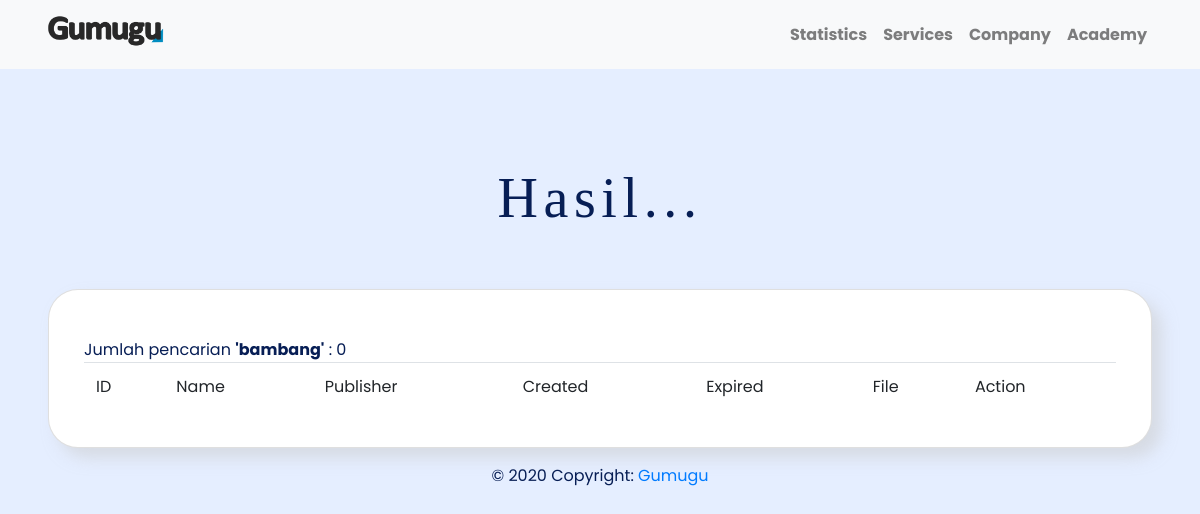
The app's page /index.php/dokumen/hasil_search, older data.
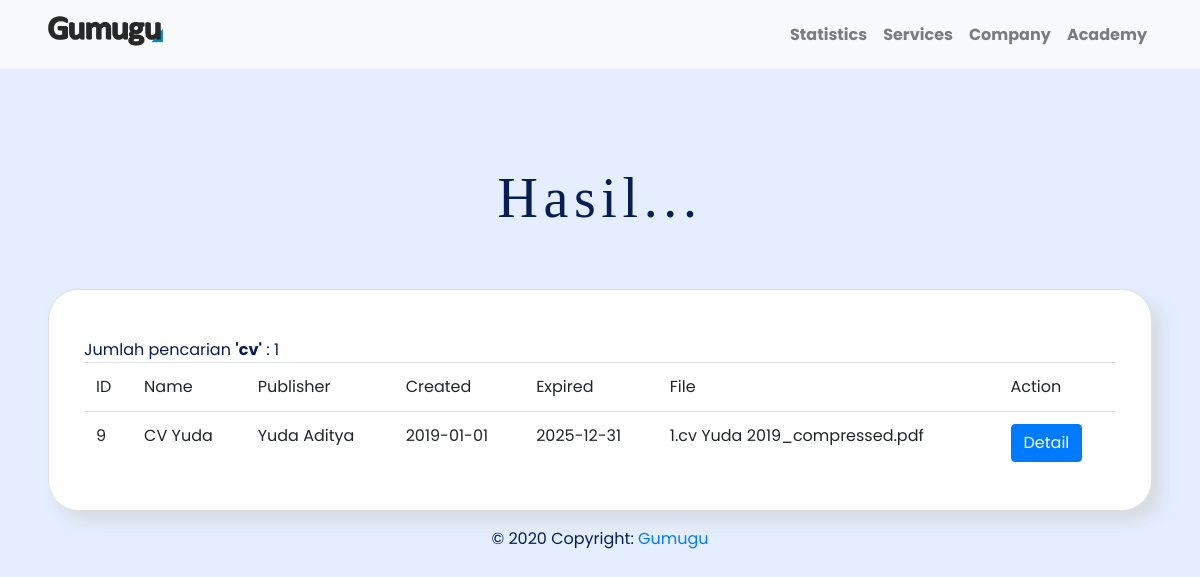
The same page, newer data.
### tables this page shows
CREATE TABLE `document` (
  `id` int(11) NOT NULL,
  `name` varchar(200) NOT NULL,
  `publisher` varchar(200) NOT NULL,
  `created` date NOT NULL,
  `expired` date NOT NULL,
  `file` text NOT NULL,
  `source` text NOT NULL
);

### application/controllers/Dokumen.php (called while the page is built, shortened)
<?php
class Dokumen extends CI_Controller
{
	function __construct()
	{
		$this->load->helper('url');
		$this->load->helper('form');
		$this->load->model('Model_dokumen', 'm');
	}
	function hasil_search(){
		$data['title'] = "Pencarian";
		$dataa= $this->m->show_search('search');
		$data['cari'] = $dataa->keyword;
		$data['dokumen']= $this->m->search('document', $data['cari'])->result();
		$data['jumlah'] = count($data['dokumen']);
		$this->load->view('dokumen',$data);
	}
}

### index.php (called while the page is built, shortened)
<?php
require_once BASEPATH.'core/CodeIgniter.php';

### application/models/Model_dokumen.php (called while the page is built, shortened)
<?php
class Model_dokumen extends CI_Model
{
	function search($tabel, $keyword)
	{
		$this->db->from($tabel);
		$this->db->like('name', $keyword);
		$this->db->or_like('publisher', $keyword);
		$this->db->or_like('created', $keyword);
		$this->db->or_like('expired', $keyword);
		$this->db->or_like('file', $keyword);
		return $this->db->get();
	}
	function show_search($tabel){
		return $this->db->select('keyword')->order_by('id',"desc")->limit(1)->get($tabel)->row();
	}
}

### application/views/dokumen.php (the view, shortened to what this page needs)
<?php $this->load->view("_layouts/_header.php"); ?>
<body>
	<?php $this->load->view("_layouts/_navbar.php"); ?>
	<section id=hasil>
		<div class="container-fluid">
			<div class="row py-5">
			</div>
			<div class="row">
				<div class="col-auto mx-auto text-center">
					<h1 class="display-4">Hasil...</h1>
				</div>
			</div>
		</div>
		<div class="container-fluid">
			<div class="row pt-5">
				<div class="col-12 px-5">
					<div class="card bg-default">
						<div class="card-header bg-transparent pt-3">
						</div>
						<div class="card-body">
							<div class="container">
								<?php
								if (isset($jumlah)) {
									echo "Jumlah pencarian <b>'" .htmlspecialchars($cari) . "'</b> : " . $jumlah;
								}
								?>
								<table class="table">
									<tr>
										<td>ID</td>
										<td>Name</td>
										<td>Publisher</td>
										<td>Created</td>
										<td>Expired</td>
										<td>File</td>
										<td>Action</td>
									</tr>
									<?php foreach ($dokumen as $d) { ?>
										<tr>
											<td><?php echo $d->id; ?></td>
											<td><?php echo $d->name; ?></td>
											<td><?php echo $d->publisher; ?></td>
											<td><?php echo $d->created; ?></td>
											<td><?php echo $d->expired; ?></td>
											<td><?php echo $d->file; ?></td>
											<td>
												<a class="btn btn-primary" href="<?php echo site_url('dokumen/detail/' . $d->id) ?>">Detail</a>
											</td>
										</tr>
									<?php } ?>
								</table>
							</div>
						</div>
					</div>
				</div>
			</div>
	</section>
	<?php $this->load->view("_layouts/_footer.php"); ?>

### application/views/_layouts/_header.php (shortened to what this page needs)
<!DOCTYPE html>
<html lang="en">
<head>
	<?php $this->load->view("_layouts/_style.php"); ?>
</head>

### application/views/_layouts/_style.php (shortened to what this page needs)
<link rel="stylesheet" href="<?php echo base_url('theme/bootstrap/css/bootstrap-grid.css') ?>">
<link rel="stylesheet" href="<?php echo base_url('theme/bootstrap/css/bootstrap-reboot.css') ?>">
<link rel="stylesheet" href="<?php echo base_url('theme/bootstrap/css/bootstrap.css') ?>">
<link rel="stylesheet" href="<?php echo base_url('theme/bootstrap/css/bootstrap.min.css') ?>">
<link rel="stylesheet" href="<?php echo base_url('theme/custom/css/custom-style.css') ?>">
<link rel="stylesheet" href="<?php echo base_url('theme/fontawesome/css/all.css') ?>">
<link rel="stylesheet" href="<?php echo base_url('theme/datepicker/css/bootstrap-datepicker3.css') ?>">

### application/views/_layouts/_navbar.php (shortened to what this page needs)
<nav class="navbar navbar-expand-lg navbar-light bg-light sticky-top">
	<div class="container">
		<a class="navbar-brand">
			<?php echo form_open('homepage/atas'); ?>
				<input type="image" id="logo" src="<?php echo base_url('theme/image') ?>/logo-dark.png" alt="GUMUGU" name="beranda" value="final"/>
			<?php echo form_close(); ?>
		</a>
		<div class="navbar-collapse collapse" id="navbar9">
			<ul class="navbar-nav ml-auto">
				<li class="nav-item">
					<a class="nav-link" href="<?php echo base_url('chart')  ?>">Statistics</a>
				</li>
				<li class="nav-item">
					<?php echo form_open('homepage/atas'); ?>
					<input class="nav-link" type="submit" name="servis" value="Services" />
					<?php echo form_close(); ?>
				</li>
				<li class="nav-item">
					<?php echo form_open('homepage/atas'); ?>
					<input class="nav-link" type="submit" name="perusahaan" value="Company" />
					<?php echo form_close(); ?>
				</li>
				<li class="nav-item">
					<?php echo form_open('homepage/atas'); ?>
					<input class="nav-link" type="submit" name="akademi" value="Academy" />
					<?php echo form_close(); ?>
				</li>
			</ul>
		</div>
	</div>
</nav>

### application/views/_layouts/_footer.php (shortened to what this page needs)
<footer class="page-footer font-small blue">
	<div class="footer-copyright text-center py-3">© 2020 Copyright:
		<a href="<?php echo base_url('homepage/bawah')  ?>">Gumugu</a>
	</div>
</footer>
</body>
</html>

### theme/custom/css/custom-style.css (style rules this page uses)
body { font-family: 'Poppins', sans-serif; background: #E5EEFF; color: #071E55; }
.display-4 { font-family: Poppins Black; letter-spacing: 0.1em; }
#logo { width: 120px; }
.navbar { font-weight: bold; }
.card { background: #FFFFFF; box-shadow: 10px 10px 15px rgba(202, 202, 202, 0.5); border-radius: 30px; }
.card-header { border-style: none; }
input, .nav-link { border: none; background-color: transparent; font-weight: bold; }

Row changes from the older to the newer data that the page shows:
now on this page (row edited): document: id "9", name "CV Yuda", publisher "Yuda Aditya", created "2019-01-01", expired "2025-12-31", file "1.cv Yuda 2019_compressed.pdf"
Text that changed along with them:
$cari: "bambang" → "cv"
$jumlah: "0" → "1"
